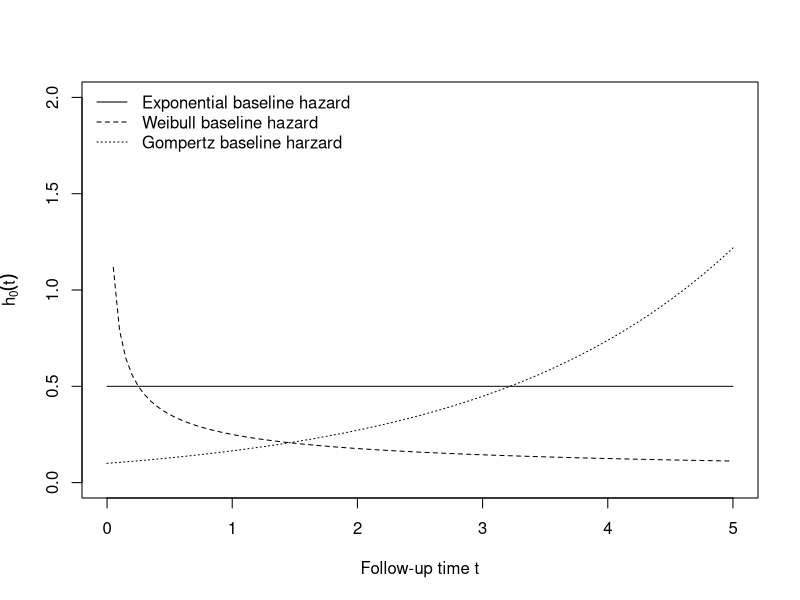
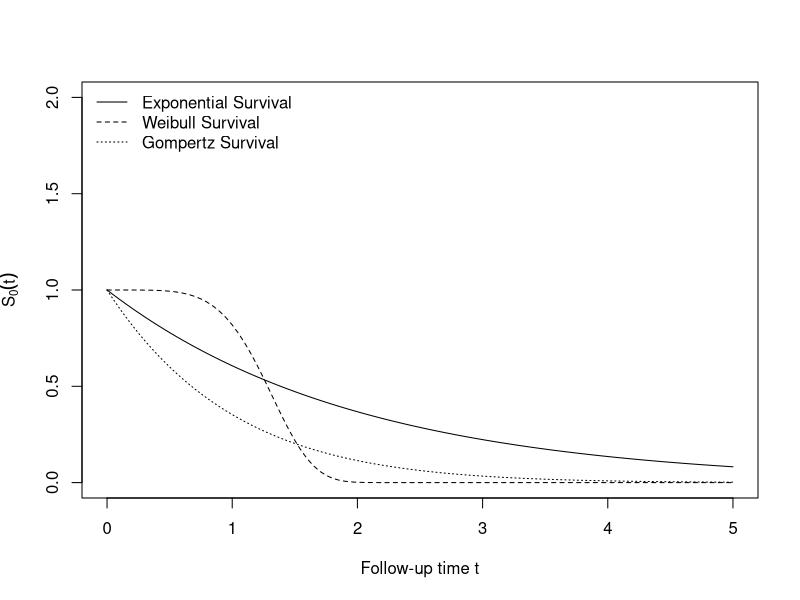
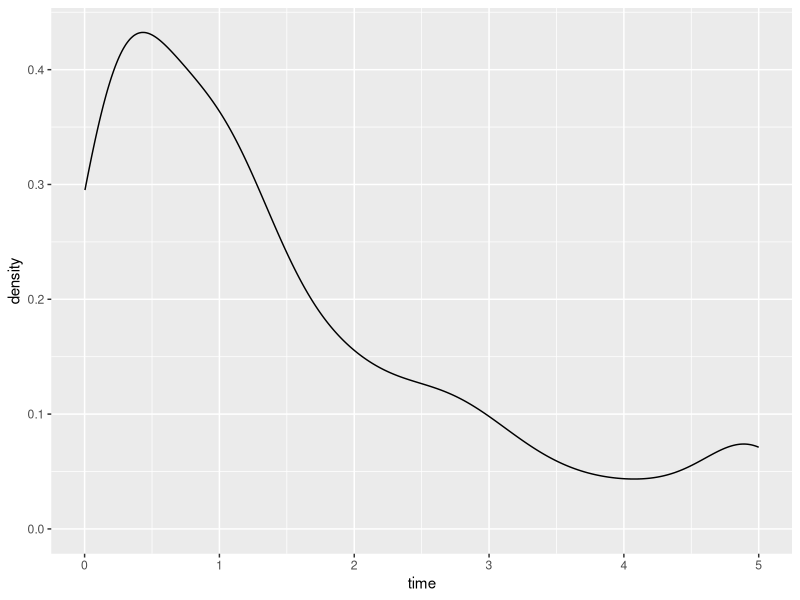

Recreate these plots in R, in order. (Note: a time limit stopped this script after it produced the figures.)
## ---- chunk 1
library(tidyverse)
library(caret)
library(survival)
## ---- chunk 2
exp_haz <- function(t, lambda = 0.5) lambda * 1 * t^0
weibull_haz <- function(t, lambda = 0.5, gamma = 0.5) lambda * gamma * t^(gamma - 1)
gompertz_haz <- function(t, alpha = 0.5, lambda = 0.1) lambda * exp(alpha* t)
curve(exp_haz, from = 0, to = 5, lty = 1, ylim = c(0, 2), ylab = expression(h[0](t)), xlab = "Follow-up time t")
curve(weibull_haz, from = 0, to = 5, lty = 2, add = TRUE)
curve(gompertz_haz, from = 0, to = 5, lty = 3, add = TRUE )
legend(x = "topleft", lty = 1:3, legend = c("Exponential baseline hazard", "Weibull baseline hazard","Gompertz baseline harzard"), bty = "n")
## ---- chunk 3
exp_surv <- function(t, lambda = 0.5) exp((-lambda)*t)
weibull_surv <- function(t, lambda = 0.2, gamma = 5) exp((-lambda)*t^gamma)
gompertz_surv <- function(t, alpha = 0.08, lambda = 1) exp(lambda/alpha*(1-exp(alpha*t)))
curve(exp_surv, from = 0, to = 5, lty = 1, ylim = c(0, 2), ylab = expression(S[0](t)), xlab = "Follow-up time t")
curve(weibull_surv, from = 0, to = 5, lty = 2, add = TRUE)
curve(gompertz_surv, from = 0, to = 5, lty = 3, add = TRUE )
legend(x = "topleft", lty = 1:3, legend = c("Exponential Survival", "Weibull Survival", "Gompertz Survival"), bty = "n") 
## ---- chunk 4
cox = function(u, x, lambda, alpha, beta){
    time = (1/alpha) * log(1 - (alpha * log(u) / (lambda * exp(beta * x))))
  }
## ---- chunk 5
simdat = function(n, p, lambda = 0.5, gamma = 1.5, eff = list()) {
  # randomly assign group
  x1 = rbinom(n, 1, 0.5)
  
  u = runif(n)
  useExp = runif(n) < p 
  # generating mixed data
  t =  useExp * (-log(u) / (lambda * exp(eff$b1 * x1))) + (1 - useExp) * (-log(u) / (lambda * exp(eff$b1 * x1)))^(1 / gamma)
  
  # two features
  # x2 = rbinom(n, 1, 0.5)
  # t =  useExp * (-log(u) / (lambda * exp(eff$b1 * x1))) + (1 - useExp) * (-log(u) / (lambda * exp(eff$b2 * x2)))^(1 / gamma)
  
  t[t < 1/365] = 1/365
  t[t == 1 / 365] = t[t == 1 / 365] + rnorm(length(t[t == 1 / 365]), 0, 1e-4)
  t = abs(t)
  
  e = as.numeric(t < 5)
  t = pmin(t, 5)
  
  name = paste("n =", n, ", p =", p, ", eff =", eff[[1]])
  
  return(tibble(name = name, time = t, event = e, x1 = x1))
  # two features
  # return(tibble(name = name, time = t, event = e, x1 = x1, x2 = x2))
}
## ---- chunk 6
simdat2 = function(n, p, lambda = 0.1, alpha = 0.5, eff = list()) {
  # randomly assign group
  x1 = rbinom(n, 1, 0.5)
  
  u = runif(n)
  useExp = runif(n) < p 
  # generating mixed data
  t =  useExp * (-log(u) / (lambda * exp(eff$b1 * x1))) + (1 - useExp) * (1/alpha) * log(1-(alpha*log(u) / (lambda * exp(eff$b1 * x1))))
  
  # two features
  # x2 = rbinom(n, 1, 0.5)
  # t =  useExp * (-log(u) / (lambda * exp(eff$b1 * x1))) + (1 - useExp) * (-log(u) / (lambda * exp(eff$b2 * x2)))^(1 / gamma)
  
  t[t < 1/365] = 1/365
  t[t == 1 / 365] = t[t == 1 / 365] + rnorm(length(t[t == 1 / 365]), 0, 1e-4)
  t = abs(t)
  
  e = as.numeric(t < 5)
  t = pmin(t, 5)
  
  name = paste("n =", n, ", p =", p, ", eff =", eff[[1]])
  
  return(tibble(name = name, time = t, event = e, x1 = x1))
  # two features
  # return(tibble(name = name, time = t, event = e, x1 = x1, x2 = x2))
}
## ---- chunk 7
data = simdat(500, 1, eff = list(b1 = 0.5))

data %>% 
  ggplot() +
  geom_density(aes(x = time))
## ---- chunk 8
fit_exp = function(df) {
  fit.exponential = survreg(Surv(time, event) ~ x1, dist = "exponential", data = df)
  return(as.numeric(-fit.exponential$coefficients[-1]))
}

fit_weibull = function(df) {
  fit.weibull <- survreg(Surv(time, event) ~ x1, dist = "weibull", data = df)
  return(as.numeric(-fit.weibull$coefficients[-1] / fit.weibull$scale))
}

fit_cox = function(df) {
  fit.cox <- coxph(Surv(time, event) ~ x1, data = df)
  return(as.numeric(fit.cox$coefficients))
}
## ---- chunk 9
param_grid = expand.grid(p = seq(0, 1, by = 0.2), n = c(20, 40, 60, 80, 100, 200, 400), rep = 1:500)

sim_dat = param_grid %>% 
  mutate(
    data = map2(n, p, ~simdat(n = .x, p = .y, eff = list(b1 = 0.5)))
  ) %>% 
  mutate(
    b_exp = map_dbl(data, fit_exp),
    b_weibull = map_dbl(data, fit_weibull),
    b_cox = map_dbl(data, fit_cox)
  )

sim_dat %>% 
  ggplot() +
  geom_density(aes(x = b_exp, color = "darkred"), alpha = 0.6) +
  geom_density(aes(x = b_weibull, color = "orange" ), size = 1.2) +
  geom_density(aes(x = b_cox, color = "blue"), alpha = 0.3) +
  geom_vline(xintercept = 0.5) +
  facet_grid(n~p) +
  xlab("estimated beta") +
  scale_colour_manual(name = 'fit methods', 
        values =c('blue'='blue','darkred'='darkred', 'orange' = 'orange'), labels = c('cox','exp', 'weibull'))
## ---- chunk 10
bias = sim_dat %>% 
  select(-data, -rep) %>% 
  mutate(
    b_exp = abs(b_exp - 0.5), 
    b_weibull = abs(b_weibull - 0.5),
    b_cox = abs(b_cox - 0.5)
  )%>% 
  group_by(n, p) %>% 
  summarize(
    exp_bias = mean(b_exp),
    weibull_bias = mean(b_weibull),
    cox_bias = mean(b_cox)
  ) %>% 
  pivot_longer("exp_bias":"cox_bias", names_to = "fit_method", values_to = "bias") %>% 
  mutate(fit_method = as.factor(fit_method))

var = sim_dat %>% 
  select(-data, -rep) %>% 
  group_by(n, p) %>% 
  summarize(
    exp_var = var(b_exp),
    weibull_var = var(b_weibull),
    cox_var = var(b_cox)
  ) %>% 
  pivot_longer("exp_var":"cox_var", names_to = "fit_method", values_to = "var") %>% 
  mutate(fit_method = as.factor(fit_method))


mse = sim_dat %>% 
  select(-data, -rep) %>%
  mutate(
    b_exp = (b_exp - 0.5)^2,
    b_weibull = (b_weibull - 0.5)^2,
    b_cox = (b_cox - 0.5)^2
  ) %>% 
  group_by(n, p) %>% 
  summarize(
    exp_mse = mean(b_exp),
    weibull_mse = mean(b_weibull),
    cox_mse = mean(b_cox)
  ) %>% 
  pivot_longer("exp_mse":"cox_mse", names_to = "fit_method", values_to = "mse") %>% 
  mutate(fit_method = as.factor(fit_method)) 
  
  
ggplot(mse, aes(x = n, y = mse, color = fit_method)) +
  geom_point() +
  geom_line() +
  scale_y_log10() +
  scale_x_log10() +
  facet_grid("p")

ggplot(var, aes(x = n, y = var, color = fit_method)) +
  geom_point() +
  geom_line() +
  scale_y_log10() +
  facet_grid("p")

ggplot(bias, aes(x = n, y = bias, color = fit_method)) +
  geom_point() +
  geom_line() +
  scale_y_log10() +
  facet_grid("p")
## ---- chunk 11
#simdat2(100,0,eff = list(b1 = 0.5))
param_grid2 = expand.grid(p = seq(0, 0.5, by = 0.1), n = c(20, 40, 60, 80, 100, 200, 400), rep = 1:500)
sim_dat2 = param_grid2 %>% 
  mutate(
    data = map2(n, p, ~simdat2(n = .x, p = .y, eff = list(b1 = 0.5)))
  ) %>% 
  mutate(
    b_exp = map_dbl(data, fit_exp),
    b_weibull = map_dbl(data, fit_weibull),
    b_cox = map_dbl(data, fit_cox)
  )

#sim_dat2 %>% 
#  ggplot() +
#  geom_density(aes(x = b_exp, color = "darkred"), alpha = 0.6) +
#  geom_density(aes(x = b_weibull, color = "orange" ), size = 1.2) +
#  geom_density(aes(x = b_cox, color = "blue"), alpha = 0.3) +
#  geom_vline(xintercept = 0.5) +
#  facet_grid(n~p) +
#  xlab("estimated beta") +
#  scale_colour_manual(name = 'fit methods', 
#        values =c('blue'='blue','darkred'='darkred', 'orange' = 'orange'), labels = c('cox','exp', 'weibull'))
## ---- chunk 12
bias2 = sim_dat2 %>% 
  select(-data, -rep) %>% 
  mutate(
    b_exp = abs(b_exp - 0.5), 
    b_weibull = abs(b_weibull - 0.5),
    b_cox = abs(b_cox - 0.5)
  )%>% 
  group_by(n, p) %>% 
  summarize(
    exp_bias = mean(b_exp),
    weibull_bias = mean(b_weibull),
    cox_bias = mean(b_cox)
  ) %>% 
  pivot_longer("exp_bias":"cox_bias", names_to = "fit_method", values_to = "bias") %>% 
  mutate(fit_method = as.factor(fit_method))

var2 = sim_dat2 %>% 
  select(-data, -rep) %>% 
  group_by(n, p) %>% 
  summarize(
    exp_var = var(b_exp),
    weibull_var = var(b_weibull),
    cox_var = var(b_cox)
  ) %>% 
  pivot_longer("exp_var":"cox_var", names_to = "fit_method", values_to = "var") %>% 
  mutate(fit_method = as.factor(fit_method))


mse2 = sim_dat2 %>% 
  select(-data, -rep) %>%
  mutate(
    b_exp = (b_exp - 0.5)^2,
    b_weibull = (b_weibull - 0.5)^2,
    b_cox = (b_cox - 0.5)^2
  ) %>% 
  group_by(n, p) %>% 
  summarize(
    exp_mse = mean(b_exp),
    weibull_mse = mean(b_weibull),
    cox_mse = mean(b_cox)
  ) %>% 
  pivot_longer("exp_mse":"cox_mse", names_to = "fit_method", values_to = "mse") %>% 
  mutate(fit_method = as.factor(fit_method)) 
  
  
ggplot(mse2, aes(x = n, y = mse, color = fit_method)) +
  geom_point() +
  geom_line() +
  scale_y_log10() +
  scale_x_log10() +
  facet_grid("p")

ggplot(var2, aes(x = n, y = var, color = fit_method)) +
  geom_point() +
  geom_line() +
  scale_y_log10() +
  scale_x_log10() +
  facet_grid("p")

ggplot(bias2, aes(x = n, y = bias, color = fit_method)) +
  geom_point() +
  geom_line() +
  scale_y_log10() +
  scale_x_log10() +
  facet_grid("p")

## ---- chunk 13
sim_dat %>% 
  select(-data, -rep) %>% 
  pivot_longer("b_exp":"b_cox", names_to = "fit_method", values_to = "beta") %>% 
  ggplot(aes(x = interaction(n), y = beta, color = fit_method)) +
  geom_boxplot() +
  facet_grid(fit_method~ p)
